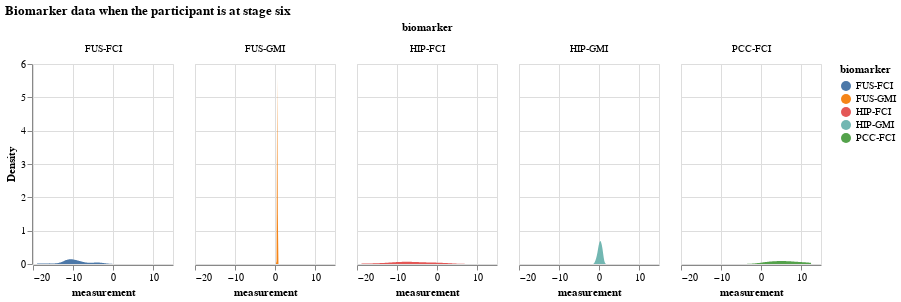

Notebook code cell kept with this figure:
### Markdown cell above
### Distribution of all biomarker values when the participant is at a certain disease stage

### Code cell
# biomarker data when the participant is at stage 6
df_kj_3 = df[df.k_j == 3]
df_kj_3

alt.Chart(df_kj_3).transform_density(
    'measurement',
    as_=['measurement', 'Density'],
    groupby=['biomarker']
).mark_area().encode(
    x="measurement:Q",
    y="Density:Q",
    facet = alt.Facet(
        "biomarker:N",
        columns = 5
    ),
    color=alt.Color(
        'biomarker:N'
    )
).properties(
    width= 140,
    height = 200,
).properties(
    title='Biomarker data when the participant is at stage six'
)

### Figure 1 — Vega-Lite specification as saved in the notebook (floating-point values rounded to 4 significant figures)
{"config": {"view": {"continuousWidth": 300, "continuousHeight": 300}}, "data": {"name": "data-17bca04d3d0ba0ef24abfde56228fd71"}, "mark": {"type": "area"}, "encoding": {"color": {"field": "biomarker", "type": "nominal"}, "facet": {"columns": 5, "field": "biomarker", "type": "nominal"}, "x": {"field": "measurement", "type": "quantitative"}, "y": {"field": "Density", "type": "quantitative"}}, "height": 200, "title": "Biomarker data when the participant is at stage six", "transform": [{"density": "measurement", "groupby": ["biomarker"], "as": ["measurement", "Density"]}], "width": 140, "$schema": "https://vega.github.io/schema/vega-lite/v5.16.3.json", "datasets": {"data-17bca04d3d0ba0ef24abfde56228fd71": [{"participant": 4, "biomarker": "HIP-FCI", "measurement": -9.886, "k_j": 3, "S_n": 1, "affected_or_not": "affected"}, {"participant": 6, "biomarker": "HIP-FCI", "measurement": -8.662, "k_j": 3, "S_n": 1, "affected_or_not": "affected"}, {"participant": 10, "biomarker": "HIP-FCI", "measurement": -7.727, "k_j": 3, "S_n": 1, "affected_or_not": "affected"}, {"participant": 11, "biomarker": "HIP-FCI", "measurement": -4.491, "k_j": 3, "S_n": 1, "affected_or_not": "affected"}, {"participant": 12, "biomarker": "HIP-FCI", "measurement": -0.1017, "k_j": 3, "S_n": 1, "affected_or_not": "affected"}, {"participant": 21, "biomarker": "HIP-FCI", "measurement": 1.258, "k_j": 3, "S_n": 1, "affected_or_not": "affected"}, {"participant": 29, "biomarker": "HIP-FCI", "measurement": -0.2098, "k_j": 3, "S_n": 1, "affected_or_not": "affected"}, {"participant": 33, "biomarker": "HIP-FCI", "measurement": -11.21, "k_j": 3, "S_n": 1, "affected_or_not": "affected"}, {"participant": 34, "biomarker": "HIP-FCI", "measurement": -18.2, "k_j": 3, "S_n": 1, "affected_or_not": "affected"}, {"participant": 43, "biomarker": "HIP-FCI", "measurement": 1.268, "k_j": 3, "S_n": 1, "affected_or_not": "affected"}, {"participant": 44, "biomarker": "HIP-FCI", "measurement": -6.481, "k_j": 3, "S_n": 1, "affected_or_not": "affected"}, {"participant": 54, "biomarker": "HIP-FCI", "measurement": -11.21, "k_j": 3, "S_n": 1, "affected_or_not": "affected"}, {"participant": 69, "biomarker": "HIP-FCI", "measurement": -14.95, "k_j": 3, "S_n": 1, "affected_or_not": "affected"}, {"participant": 72, "biomarker": "HIP-FCI", "measurement": -8.679, "k_j": 3, "S_n": 1, "affected_or_not": "affected"}, {"participant": 81, "biomarker": "HIP-FCI", "measurement": -6.631, "k_j": 3, "S_n": 1, "affected_or_not": "affected"}, {"participant": 82, "biomarker": "HIP-FCI", "measurement": -7.552, "k_j": 3, "S_n": 1, "affected_or_not": "affected"}, {"participant": 85, "biomarker": "HIP-FCI", "measurement": -2.082, "k_j": 3, "S_n": 1, "affected_or_not": "affected"}, {"participant": 97, "biomarker": "HIP-FCI", "measurement": -4.729, "k_j": 3, "S_n": 1, "affected_or_not": "affected"}, {"participant": 4, "biomarker": "HIP-GMI", "measurement": 0.7238, "k_j": 3, "S_n": 3, "affected_or_not": "affected"}, {"participant": 6, "biomarker": "HIP-GMI", "measurement": 1.012, "k_j": 3, "S_n": 3, "affected_or_not": "affected"}, {"participant": 10, "biomarker": "HIP-GMI", "measurement": 0.3156, "k_j": 3, "S_n": 3, "affected_or_not": "affected"}, {"participant": 11, "biomarker": "HIP-GMI", "measurement": 0.3486, "k_j": 3, "S_n": 3, "affected_or_not": "affected"}, {"participant": 12, "biomarker": "HIP-GMI", "measurement": 0.6556, "k_j": 3, "S_n": 3, "affected_or_not": "affected"}, {"participant": 21, "biomarker": "HIP-GMI", "measurement": 0.2839, "k_j": 3, "S_n": 3, "affected_or_not": "affected"}, {"participant": 29, "biomarker": "HIP-GMI", "measurement": 0.8397, "k_j": 3, "S_n": 3, "affected_or_not": "affected"}, {"participant": 33, "biomarker": "HIP-GMI", "measurement": 0.348, "k_j": 3, "S_n": 3, "affected_or_not": "affected"}, {"participant": 34, "biomarker": "HIP-GMI", "measurement": -0.1389, "k_j": 3, "S_n": 3, "affected_or_not": "affected"}, {"participant": 43, "biomarker": "HIP-GMI", "measurement": -0.4906, "k_j": 3, "S_n": 3, "affected_or_not": "affected"}, {"participant": 44, "biomarker": "HIP-GMI", "measurement": -0.1598, "k_j": 3, "S_n": 3, "affected_or_not": "affected"}, {"participant": 54, "biomarker": "HIP-GMI", "measurement": -0.1667, "k_j": 3, "S_n": 3, "affected_or_not": "affected"}, {"participant": 69, "biomarker": "HIP-GMI", "measurement": 0.2388, "k_j": 3, "S_n": 3, "affected_or_not": "affected"}, {"participant": 72, "biomarker": "HIP-GMI", "measurement": 0.5926, "k_j": 3, "S_n": 3, "affected_or_not": "affected"}, {"participant": 81, "biomarker": "HIP-GMI", "measurement": -0.7566, "k_j": 3, "S_n": 3, "affected_or_not": "affected"}, {"participant": 82, "biomarker": "HIP-GMI", "measurement": -0.04372, "k_j": 3, "S_n": 3, "affected_or_not": "affected"}, {"participant": 85, "biomarker": "HIP-GMI", "measurement": 0.1485, "k_j": 3, "S_n": 3, "affected_or_not": "affected"}, {"participant": 97, "biomarker": "HIP-GMI", "measurement": 0.8442, "k_j": 3, "S_n": 3, "affected_or_not": "affected"}, {"participant": 4, "biomarker": "FUS-FCI", "measurement": -9.153, "k_j": 3, "S_n": 5, "affected_or_not": "not_affected"}, {"participant": 6, "biomarker": "FUS-FCI", "measurement": -11.06, "k_j": 3, "S_n": 5, "affected_or_not": "not_affected"}, {"participant": 10, "biomarker": "FUS-FCI", "measurement": -6.744, "k_j": 3, "S_n": 5, "affected_or_not": "not_affected"}, {"participant": 11, "biomarker": "FUS-FCI", "measurement": -15.84, "k_j": 3, "S_n": 5, "affected_or_not": "not_affected"}, {"participant": 12, "biomarker": "FUS-FCI", "measurement": -10.69, "k_j": 3, "S_n": 5, "affected_or_not": "not_affected"}, {"participant": 21, "biomarker": "FUS-FCI", "measurement": -8.85, "k_j": 3, "S_n": 5, "affected_or_not": "not_affected"}, {"participant": 29, "biomarker": "FUS-FCI", "measurement": -2.551, "k_j": 3, "S_n": 5, "affected_or_not": "not_affected"}, {"participant": 33, "biomarker": "FUS-FCI", "measurement": -3.96, "k_j": 3, "S_n": 5, "affected_or_not": "not_affected"}, {"participant": 34, "biomarker": "FUS-FCI", "measurement": -10.24, "k_j": 3, "S_n": 5, "affected_or_not": "not_affected"}, {"participant": 43, "biomarker": "FUS-FCI", "measurement": -11.01, "k_j": 3, "S_n": 5, "affected_or_not": "not_affected"}, {"participant": 44, "biomarker": "FUS-FCI", "measurement": -10.77, "k_j": 3, "S_n": 5, "affected_or_not": "not_affected"}, {"participant": 54, "biomarker": "FUS-FCI", "measurement": -18.98, "k_j": 3, "S_n": 5, "affected_or_not": "not_affected"}, {"participant": 69, "biomarker": "FUS-FCI", "measurement": -12.5, "k_j": 3, "S_n": 5, "affected_or_not": "not_affected"}, {"participant": 72, "biomarker": "FUS-FCI", "measurement": -4.547, "k_j": 3, "S_n": 5, "affected_or_not": "not_affected"}, {"participant": 81, "biomarker": "FUS-FCI", "measurement": -8.837, "k_j": 3, "S_n": 5, "affected_or_not": "not_affected"}, {"participant": 82, "biomarker": "FUS-FCI", "measurement": -11.47, "k_j": 3, "S_n": 5, "affected_or_not": "not_affected"}, {"participant": 85, "biomarker": "FUS-FCI", "measurement": -8.131, "k_j": 3, "S_n": 5, "affected_or_not": "not_affected"}, {"participant": 97, "biomarker": "FUS-FCI", "measurement": -11.29, "k_j": 3, "S_n": 5, "affected_or_not": "not_affected"}, {"participant": 4, "biomarker": "PCC-FCI", "measurement": 2.559, "k_j": 3, "S_n": 2, "affected_or_not": "affected"}, {"participant": 6, "biomarker": "PCC-FCI", "measurement": 3.626, "k_j": 3, "S_n": 2, "affected_or_not": "affected"}, {"participant": 10, "biomarker": "PCC-FCI", "measurement": 6.579, "k_j": 3, "S_n": 2, "affected_or_not": "affected"}, {"participant": 11, "biomarker": "PCC-FCI", "measurement": 2.829, "k_j": 3, "S_n": 2, "affected_or_not": "affected"}, {"participant": 12, "biomarker": "PCC-FCI", "measurement": 4.244, "k_j": 3, "S_n": 2, "affected_or_not": "affected"}, {"participant": 21, "biomarker": "PCC-FCI", "measurement": 5.879, "k_j": 3, "S_n": 2, "affected_or_not": "affected"}, {"participant": 29, "biomarker": "PCC-FCI", "measurement": 0.8033, "k_j": 3, "S_n": 2, "affected_or_not": "affected"}, {"participant": 33, "biomarker": "PCC-FCI", "measurement": 12.51, "k_j": 3, "S_n": 2, "affected_or_not": "affected"}, {"participant": 34, "biomarker": "PCC-FCI", "measurement": 2.175, "k_j": 3, "S_n": 2, "affected_or_not": "affected"}, {"participant": 43, "biomarker": "PCC-FCI", "measurement": 0.7903, "k_j": 3, "S_n": 2, "affected_or_not": "affected"}, {"participant": 44, "biomarker": "PCC-FCI", "measurement": 7.02, "k_j": 3, "S_n": 2, "affected_or_not": "affected"}, {"participant": 54, "biomarker": "PCC-FCI", "measurement": 5.843, "k_j": 3, "S_n": 2, "affected_or_not": "affected"}, {"participant": 69, "biomarker": "PCC-FCI", "measurement": 10.95, "k_j": 3, "S_n": 2, "affected_or_not": "affected"}, {"participant": 72, "biomarker": "PCC-FCI", "measurement": 12.09, "k_j": 3, "S_n": 2, "affected_or_not": "affected"}, {"participant": 81, "biomarker": "PCC-FCI", "measurement": 9.014, "k_j": 3, "S_n": 2, "affected_or_not": "affected"}, {"participant": 82, "biomarker": "PCC-FCI", "measurement": 5.311, "k_j": 3, "S_n": 2, "affected_or_not": "affected"}, {"participant": 85, "biomarker": "PCC-FCI", "measurement": 7.8, "k_j": 3, "S_n": 2, "affected_or_not": "affected"}, {"participant": 97, "biomarker": "PCC-FCI", "measurement": 9.25, "k_j": 3, "S_n": 2, "affected_or_not": "affected"}, {"participant": 4, "biomarker": "FUS-GMI", "measurement": 0.5231, "k_j": 3, "S_n": 4, "affected_or_not": "not_affected"}, {"participant": 6, "biomarker": "FUS-GMI", "measurement": 0.68, "k_j": 3, "S_n": 4, "affected_or_not": "not_affected"}, {"participant": 10, "biomarker": "FUS-GMI", "measurement": 0.5456, "k_j": 3, "S_n": 4, "affected_or_not": "not_affected"}, {"participant": 11, "biomarker": "FUS-GMI", "measurement": 0.6151, "k_j": 3, "S_n": 4, "affected_or_not": "not_affected"}, {"participant": 12, "biomarker": "FUS-GMI", "measurement": 0.5513, "k_j": 3, "S_n": 4, "affected_or_not": "not_affected"}, {"participant": 21, "biomarker": "FUS-GMI", "measurement": 0.6466, "k_j": 3, "S_n": 4, "affected_or_not": "not_affected"}, {"participant": 29, "biomarker": "FUS-GMI", "measurement": 0.6301, "k_j": 3, "S_n": 4, "affected_or_not": "not_affected"}, {"participant": 33, "biomarker": "FUS-GMI", "measurement": 0.5924, "k_j": 3, "S_n": 4, "affected_or_not": "not_affected"}, {"participant": 34, "biomarker": "FUS-GMI", "measurement": 0.6958, "k_j": 3, "S_n": 4, "affected_or_not": "not_affected"}, {"participant": 43, "biomarker": "FUS-GMI", "measurement": 0.5736, "k_j": 3, "S_n": 4, "affected_or_not": "not_affected"}, {"participant": 44, "biomarker": "FUS-GMI", "measurement": 0.5502, "k_j": 3, "S_n": 4, "affected_or_not": "not_affected"}, {"participant": 54, "biomarker": "FUS-GMI", "measurement": 0.6278, "k_j": 3, "S_n": 4, "affected_or_not": "not_affected"}, {"participant": 69, "biomarker": "FUS-GMI", "measurement": 0.531, "k_j": 3, "S_n": 4, "affected_or_not": "not_affected"}, {"participant": 72, "biomarker": "FUS-GMI", "measurement": 0.5522, "k_j": 3, "S_n": 4, "affected_or_not": "not_affected"}, {"participant": 81, "biomarker": "FUS-GMI", "measurement": 0.562, "k_j": 3, "S_n": 4, "affected_or_not": "not_affected"}, {"participant": 82, "biomarker": "FUS-GMI", "measurement": 0.5902, "k_j": 3, "S_n": 4, "affected_or_not": "not_affected"}, {"participant": 85, "biomarker": "FUS-GMI", "measurement": 0.6179, "k_j": 3, "S_n": 4, "affected_or_not": "not_affected"}, {"participant": 97, "biomarker": "FUS-GMI", "measurement": 0.4559, "k_j": 3, "S_n": 4, "affected_or_not": "not_affected"}]}}
